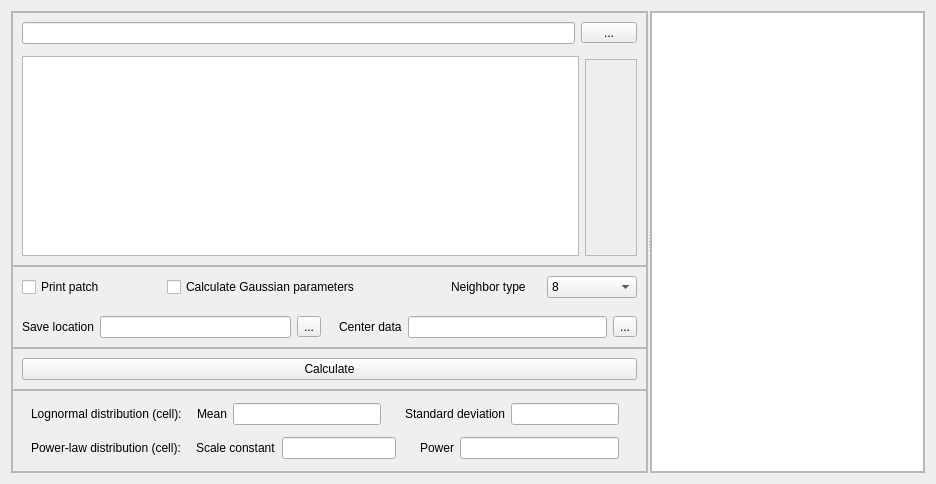
<?xml version="1.0" encoding="UTF-8"?>
<ui version="4.0">
 <class>PSSA</class>
 <widget class="QWidget" name="PSSA">
  <property name="geometry">
   <rect>
    <x>0</x>
    <y>0</y>
    <width>936</width>
    <height>484</height>
   </rect>
  </property>
  <property name="windowTitle">
   <string>Patch Size Statistical Analysis (PSSA) </string>
  </property>
  <layout class="QHBoxLayout" name="horizontalLayout_16">
   <item>
    <widget class="QSplitter" name="splitter">
     <property name="orientation">
      <enum>Qt::Orientation::Horizontal</enum>
     </property>
     <property name="handleWidth">
      <number>2</number>
     </property>
     <widget class="QFrame" name="frame">
      <property name="frameShape">
       <enum>QFrame::Shape::StyledPanel</enum>
      </property>
      <property name="frameShadow">
       <enum>QFrame::Shadow::Raised</enum>
      </property>
      <layout class="QVBoxLayout" name="verticalLayout_7">
       <property name="spacing">
        <number>0</number>
       </property>
       <property name="leftMargin">
        <number>0</number>
       </property>
       <property name="topMargin">
        <number>0</number>
       </property>
       <property name="rightMargin">
        <number>0</number>
       </property>
       <property name="bottomMargin">
        <number>0</number>
       </property>
       <item>
        <widget class="QFrame" name="frame_01_02">
         <property name="frameShape">
          <enum>QFrame::Shape::StyledPanel</enum>
         </property>
         <property name="frameShadow">
          <enum>QFrame::Shadow::Raised</enum>
         </property>
         <layout class="QVBoxLayout" name="verticalLayout_4">
          <property name="spacing">
           <number>0</number>
          </property>
          <property name="leftMargin">
           <number>0</number>
          </property>
          <property name="topMargin">
           <number>0</number>
          </property>
          <property name="rightMargin">
           <number>0</number>
          </property>
          <property name="bottomMargin">
           <number>0</number>
          </property>
          <item>
           <widget class="QFrame" name="frame_01_input">
            <property name="maximumSize">
             <size>
              <width>16777215</width>
              <height>80</height>
             </size>
            </property>
            <property name="frameShape">
             <enum>QFrame::Shape::NoFrame</enum>
            </property>
            <layout class="QHBoxLayout" name="horizontalLayout">
             <property name="bottomMargin">
              <number>6</number>
             </property>
             <item>
              <widget class="QLineEdit" name="lineEdit_01_input"/>
             </item>
             <item>
              <widget class="QToolButton" name="Button_01_input">
               <property name="minimumSize">
                <size>
                 <width>56</width>
                 <height>0</height>
                </size>
               </property>
               <property name="maximumSize">
                <size>
                 <width>16777215</width>
                 <height>16777215</height>
                </size>
               </property>
               <property name="text">
                <string>...</string>
               </property>
              </widget>
             </item>
            </layout>
           </widget>
          </item>
          <item>
           <widget class="QFrame" name="frame_02_input_show">
            <property name="frameShape">
             <enum>QFrame::Shape::NoFrame</enum>
            </property>
            <layout class="QHBoxLayout" name="horizontalLayout_2">
             <property name="leftMargin">
              <number>9</number>
             </property>
             <property name="topMargin">
              <number>6</number>
             </property>
             <property name="rightMargin">
              <number>9</number>
             </property>
             <property name="bottomMargin">
              <number>9</number>
             </property>
             <item>
              <widget class="QFrame" name="frame_02_01">
               <property name="frameShape">
                <enum>QFrame::Shape::NoFrame</enum>
               </property>
               <layout class="QHBoxLayout" name="horizontalLayout_3">
                <property name="leftMargin">
                 <number>0</number>
                </property>
                <property name="topMargin">
                 <number>0</number>
                </property>
                <property name="rightMargin">
                 <number>0</number>
                </property>
                <property name="bottomMargin">
                 <number>0</number>
                </property>
                <item>
                 <widget class="QTableWidget" name="table_02_input_show"/>
                </item>
               </layout>
              </widget>
             </item>
             <item>
              <widget class="QFrame" name="frame_02_02">
               <property name="minimumSize">
                <size>
                 <width>0</width>
                 <height>0</height>
                </size>
               </property>
               <property name="maximumSize">
                <size>
                 <width>16777215</width>
                 <height>16777215</height>
                </size>
               </property>
               <property name="styleSheet">
                <string notr="true">QPushButton {
border-style: outset; /* 边框风格 */
border-width: 0px; /* 边框宽度 */
border-radius: 5px; /* 边框圆角 */
}
QPushButton:hover { background-color: rgb(236, 236, 236); }</string>
               </property>
               <property name="frameShape">
                <enum>QFrame::Shape::NoFrame</enum>
               </property>
               <layout class="QVBoxLayout" name="verticalLayout_2">
                <property name="leftMargin">
                 <number>0</number>
                </property>
                <property name="topMargin">
                 <number>3</number>
                </property>
                <property name="rightMargin">
                 <number>0</number>
                </property>
                <property name="bottomMargin">
                 <number>0</number>
                </property>
                <item>
                 <widget class="QFrame" name="frame_02_button">
                  <property name="minimumSize">
                   <size>
                    <width>0</width>
                    <height>0</height>
                   </size>
                  </property>
                  <property name="frameShape">
                   <enum>QFrame::Shape::StyledPanel</enum>
                  </property>
                  <layout class="QVBoxLayout" name="verticalLayout_3">
                   <item>
                    <widget class="QPushButton" name="Button_02_remove">
                     <property name="text">
                      <string/>
                     </property>
                     <property name="icon">
                      <iconset resource="../qrc/res.qrc">
                       <normaloff>:/svg/remove.svg</normaloff>:/svg/remove.svg</iconset>
                     </property>
                     <property name="iconSize">
                      <size>
                       <width>32</width>
                       <height>32</height>
                      </size>
                     </property>
                    </widget>
                   </item>
                   <item>
                    <widget class="QPushButton" name="Button_02_up">
                     <property name="text">
                      <string/>
                     </property>
                     <property name="icon">
                      <iconset resource="../qrc/res.qrc">
                       <normaloff>:/svg/up.svg</normaloff>:/svg/up.svg</iconset>
                     </property>
                     <property name="iconSize">
                      <size>
                       <width>32</width>
                       <height>32</height>
                      </size>
                     </property>
                    </widget>
                   </item>
                   <item>
                    <widget class="QPushButton" name="Button_02_down">
                     <property name="text">
                      <string/>
                     </property>
                     <property name="icon">
                      <iconset resource="../qrc/res.qrc">
                       <normaloff>:/svg/down.svg</normaloff>:/svg/down.svg</iconset>
                     </property>
                     <property name="iconSize">
                      <size>
                       <width>32</width>
                       <height>32</height>
                      </size>
                     </property>
                    </widget>
                   </item>
                   <item>
                    <widget class="QPushButton" name="Button_02_check">
                     <property name="text">
                      <string/>
                     </property>
                     <property name="icon">
                      <iconset resource="../qrc/res.qrc">
                       <normaloff>:/svg/check.svg</normaloff>:/svg/check.svg</iconset>
                     </property>
                     <property name="iconSize">
                      <size>
                       <width>32</width>
                       <height>32</height>
                      </size>
                     </property>
                     <property name="checkable">
                      <bool>false</bool>
                     </property>
                     <property name="autoRepeat">
                      <bool>true</bool>
                     </property>
                     <property name="autoExclusive">
                      <bool>false</bool>
                     </property>
                    </widget>
                   </item>
                  </layout>
                 </widget>
                </item>
               </layout>
              </widget>
             </item>
            </layout>
           </widget>
          </item>
         </layout>
        </widget>
       </item>
       <item>
        <widget class="QFrame" name="frame_03_04">
         <property name="frameShape">
          <enum>QFrame::Shape::StyledPanel</enum>
         </property>
         <property name="frameShadow">
          <enum>QFrame::Shadow::Raised</enum>
         </property>
         <layout class="QVBoxLayout" name="verticalLayout_5">
          <property name="spacing">
           <number>0</number>
          </property>
          <property name="leftMargin">
           <number>0</number>
          </property>
          <property name="topMargin">
           <number>0</number>
          </property>
          <property name="rightMargin">
           <number>0</number>
          </property>
          <property name="bottomMargin">
           <number>0</number>
          </property>
          <item>
           <widget class="QFrame" name="frame_03_pdc_parameters">
            <property name="minimumSize">
             <size>
              <width>0</width>
              <height>0</height>
             </size>
            </property>
            <property name="maximumSize">
             <size>
              <width>16777215</width>
              <height>80</height>
             </size>
            </property>
            <property name="frameShape">
             <enum>QFrame::Shape::NoFrame</enum>
            </property>
            <layout class="QHBoxLayout" name="horizontalLayout_13" stretch="3,6,4">
             <item>
              <widget class="QCheckBox" name="checkBox_03_print_patch">
               <property name="text">
                <string>Print patch</string>
               </property>
              </widget>
             </item>
             <item>
              <widget class="QCheckBox" name="checkBox_03_calculate_gaussian_parrameters">
               <property name="text">
                <string>Calculate Gaussian parameters</string>
               </property>
              </widget>
             </item>
             <item>
              <layout class="QHBoxLayout" name="horizontalLayout_12">
               <item>
                <widget class="QLabel" name="label__03_neighbor_type">
                 <property name="text">
                  <string>Neighbor type</string>
                 </property>
                </widget>
               </item>
               <item>
                <widget class="QComboBox" name="comBox_03_neighbor_type">
                 <property name="currentIndex">
                  <number>1</number>
                 </property>
                 <item>
                  <property name="text">
                   <string>4</string>
                  </property>
                 </item>
                 <item>
                  <property name="text">
                   <string>8</string>
                  </property>
                 </item>
                </widget>
               </item>
              </layout>
             </item>
            </layout>
           </widget>
          </item>
          <item>
           <widget class="QFrame" name="frame_04_patch">
            <property name="frameShape">
             <enum>QFrame::Shape::NoFrame</enum>
            </property>
            <layout class="QHBoxLayout" name="horizontalLayout_15">
             <property name="spacing">
              <number>0</number>
             </property>
             <property name="leftMargin">
              <number>0</number>
             </property>
             <property name="topMargin">
              <number>0</number>
             </property>
             <property name="rightMargin">
              <number>0</number>
             </property>
             <property name="bottomMargin">
              <number>0</number>
             </property>
             <item>
              <widget class="QFrame" name="frame_04_save_location">
               <property name="frameShape">
                <enum>QFrame::Shape::NoFrame</enum>
               </property>
               <property name="frameShadow">
                <enum>QFrame::Shadow::Raised</enum>
               </property>
               <layout class="QHBoxLayout" name="horizontalLayout_8">
                <item>
                 <widget class="QLabel" name="label_04_save_location">
                  <property name="text">
                   <string>Save location</string>
                  </property>
                 </widget>
                </item>
                <item>
                 <widget class="QLineEdit" name="lineEdit_04_save_location"/>
                </item>
                <item>
                 <widget class="QToolButton" name="Button_04_save_location">
                  <property name="minimumSize">
                   <size>
                    <width>0</width>
                    <height>0</height>
                   </size>
                  </property>
                  <property name="text">
                   <string>...</string>
                  </property>
                 </widget>
                </item>
               </layout>
              </widget>
             </item>
             <item>
              <widget class="QFrame" name="frame_04_center_data">
               <property name="frameShape">
                <enum>QFrame::Shape::NoFrame</enum>
               </property>
               <property name="frameShadow">
                <enum>QFrame::Shadow::Raised</enum>
               </property>
               <layout class="QHBoxLayout" name="horizontalLayout_14">
                <item>
                 <widget class="QLabel" name="label_04_center_data">
                  <property name="text">
                   <string>Center data</string>
                  </property>
                 </widget>
                </item>
                <item>
                 <widget class="QLineEdit" name="lineEdit_04_center_data"/>
                </item>
                <item>
                 <widget class="QToolButton" name="toolButton_04_center_data">
                  <property name="text">
                   <string>...</string>
                  </property>
                 </widget>
                </item>
               </layout>
              </widget>
             </item>
            </layout>
           </widget>
          </item>
         </layout>
        </widget>
       </item>
       <item>
        <widget class="QFrame" name="frame_05_run">
         <property name="maximumSize">
          <size>
           <width>16777215</width>
           <height>80</height>
          </size>
         </property>
         <property name="frameShape">
          <enum>QFrame::Shape::StyledPanel</enum>
         </property>
         <layout class="QHBoxLayout" name="horizontalLayout_4">
          <item>
           <widget class="QPushButton" name="Button_05_calculate">
            <property name="text">
             <string>Calculate</string>
            </property>
           </widget>
          </item>
         </layout>
        </widget>
       </item>
       <item>
        <widget class="QFrame" name="frame_06_result">
         <property name="frameShape">
          <enum>QFrame::Shape::StyledPanel</enum>
         </property>
         <layout class="QVBoxLayout" name="verticalLayout">
          <item>
           <widget class="QFrame" name="frame_06_lognormal_distribution">
            <property name="frameShape">
             <enum>QFrame::Shape::NoFrame</enum>
            </property>
            <layout class="QHBoxLayout" name="horizontalLayout_7">
             <property name="leftMargin">
              <number>9</number>
             </property>
             <property name="topMargin">
              <number>0</number>
             </property>
             <property name="bottomMargin">
              <number>0</number>
             </property>
             <item>
              <widget class="QLabel" name="label_06_standard_deviation_2">
               <property name="text">
                <string>Lognormal distribution (cell):</string>
               </property>
              </widget>
             </item>
             <item>
              <widget class="QFrame" name="frame_06_mean">
               <property name="frameShape">
                <enum>QFrame::Shape::NoFrame</enum>
               </property>
               <layout class="QHBoxLayout" name="horizontalLayout_5">
                <property name="topMargin">
                 <number>3</number>
                </property>
                <property name="bottomMargin">
                 <number>3</number>
                </property>
                <item>
                 <widget class="QLabel" name="label_06_mean">
                  <property name="text">
                   <string>Mean</string>
                  </property>
                 </widget>
                </item>
                <item>
                 <widget class="QLineEdit" name="lineEdit_06_mean">
                  <property name="minimumSize">
                   <size>
                    <width>90</width>
                    <height>0</height>
                   </size>
                  </property>
                  <property name="readOnly">
                   <bool>true</bool>
                  </property>
                 </widget>
                </item>
               </layout>
              </widget>
             </item>
             <item>
              <widget class="QFrame" name="frame_06_standard_deviation">
               <property name="frameShape">
                <enum>QFrame::Shape::NoFrame</enum>
               </property>
               <layout class="QHBoxLayout" name="horizontalLayout_6">
                <property name="topMargin">
                 <number>3</number>
                </property>
                <property name="bottomMargin">
                 <number>3</number>
                </property>
                <item>
                 <widget class="QLabel" name="label_06_standard_deviation">
                  <property name="text">
                   <string>Standard deviation</string>
                  </property>
                 </widget>
                </item>
                <item>
                 <widget class="QLineEdit" name="lineEdit_06_standard_deviation">
                  <property name="minimumSize">
                   <size>
                    <width>90</width>
                    <height>0</height>
                   </size>
                  </property>
                  <property name="readOnly">
                   <bool>true</bool>
                  </property>
                 </widget>
                </item>
               </layout>
              </widget>
             </item>
            </layout>
           </widget>
          </item>
          <item>
           <widget class="QFrame" name="frame_06_power_law_distribution">
            <property name="frameShape">
             <enum>QFrame::Shape::NoFrame</enum>
            </property>
            <layout class="QHBoxLayout" name="horizontalLayout_9">
             <property name="topMargin">
              <number>0</number>
             </property>
             <property name="bottomMargin">
              <number>0</number>
             </property>
             <item>
              <widget class="QLabel" name="label_3">
               <property name="text">
                <string>Power-law distribution (cell):</string>
               </property>
              </widget>
             </item>
             <item>
              <widget class="QFrame" name="frame_06_scale_constant">
               <property name="frameShape">
                <enum>QFrame::Shape::NoFrame</enum>
               </property>
               <layout class="QHBoxLayout" name="horizontalLayout_10">
                <property name="topMargin">
                 <number>3</number>
                </property>
                <property name="bottomMargin">
                 <number>3</number>
                </property>
                <item>
                 <widget class="QLabel" name="label_06_scale_constant">
                  <property name="text">
                   <string>Scale constant</string>
                  </property>
                 </widget>
                </item>
                <item>
                 <widget class="QLineEdit" name="lineEdit_06_scale_constant">
                  <property name="minimumSize">
                   <size>
                    <width>90</width>
                    <height>0</height>
                   </size>
                  </property>
                  <property name="readOnly">
                   <bool>true</bool>
                  </property>
                 </widget>
                </item>
               </layout>
              </widget>
             </item>
             <item>
              <widget class="QFrame" name="frame_06_power">
               <property name="frameShape">
                <enum>QFrame::Shape::NoFrame</enum>
               </property>
               <layout class="QHBoxLayout" name="horizontalLayout_11">
                <property name="topMargin">
                 <number>3</number>
                </property>
                <property name="bottomMargin">
                 <number>3</number>
                </property>
                <item>
                 <widget class="QLabel" name="label_06_power">
                  <property name="text">
                   <string>Power</string>
                  </property>
                 </widget>
                </item>
                <item>
                 <widget class="QLineEdit" name="lineEdit_06_power">
                  <property name="minimumSize">
                   <size>
                    <width>90</width>
                    <height>0</height>
                   </size>
                  </property>
                  <property name="readOnly">
                   <bool>true</bool>
                  </property>
                 </widget>
                </item>
               </layout>
              </widget>
             </item>
            </layout>
           </widget>
          </item>
         </layout>
        </widget>
       </item>
      </layout>
     </widget>
     <widget class="QFrame" name="frame_07_output">
      <property name="frameShape">
       <enum>QFrame::Shape::StyledPanel</enum>
      </property>
      <layout class="QVBoxLayout" name="verticalLayout_6">
       <property name="spacing">
        <number>0</number>
       </property>
       <property name="leftMargin">
        <number>0</number>
       </property>
       <property name="topMargin">
        <number>0</number>
       </property>
       <property name="rightMargin">
        <number>0</number>
       </property>
       <property name="bottomMargin">
        <number>0</number>
       </property>
       <item>
        <widget class="MyTextBrowser" name="textBrowser"/>
       </item>
       <item>
        <widget class="QWidget" name="widget" native="true"/>
       </item>
      </layout>
     </widget>
    </widget>
   </item>
  </layout>
 </widget>
 <customwidgets>
  <customwidget>
   <class>MyTextBrowser</class>
   <extends>QTextBrowser</extends>
   <header>src.mytextbrowser</header>
  </customwidget>
 </customwidgets>
 <resources>
  <include location="../qrc/res.qrc"/>
 </resources>
 <connections/>
</ui>
